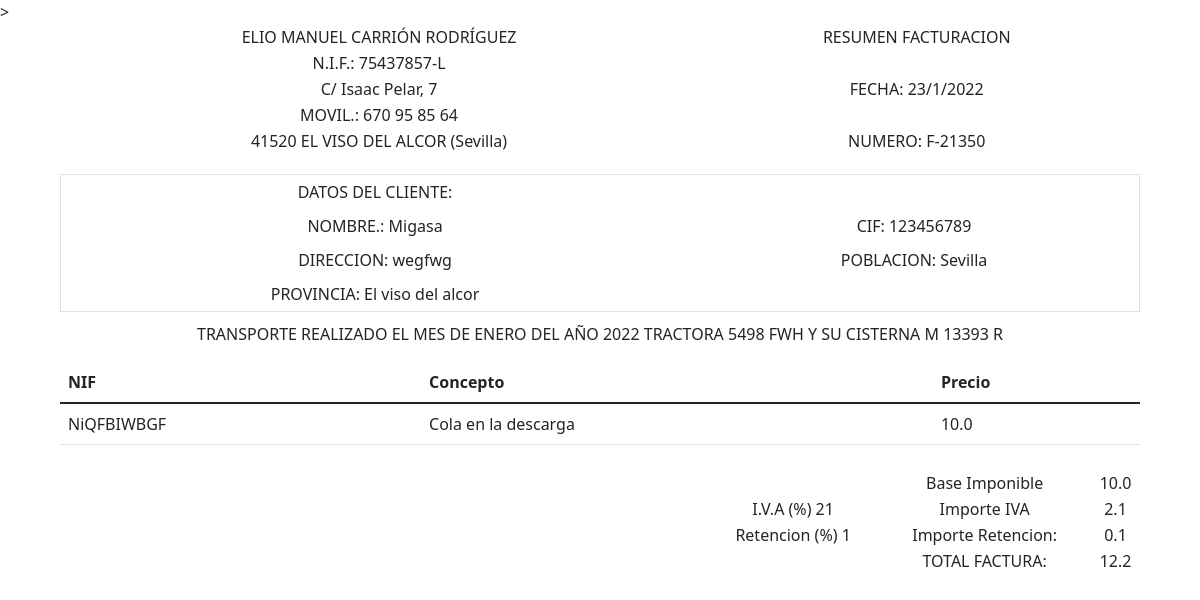
/factura_simple/, run on the app's committed database.
### Factura/models.py (models this page shows, shortened)
class empresa(models.Model):
    nif=models.CharField(max_length=50)
    nombre=models.CharField(max_length=50)
    apellido1=models.CharField(max_length=50)
    apellido2=models.CharField(max_length=50)
    calle=models.CharField(max_length=50)
    movil=models.CharField(max_length=50)
    cp=models.CharField(max_length=50, default='41520')
    localidad=models.CharField(max_length=50, default='EL VISO DEL ALCOR')
    provincia=models.CharField(max_length=50, default='Sevilla')
    matricula=models.CharField(max_length=50)
    matricula_remolque=models.CharField(max_length=50)

class cliente(models.Model):
    cif=models.CharField(max_length=50, primary_key = True)
    nombre=models.CharField(max_length=50)
    direccion=models.CharField(max_length=50)
    provincia=models.CharField(max_length=50)
    poblacion=models.CharField(max_length=50)

class temporal(models.Model):
    empleado=models.CharField(max_length=50)
    cif=models.CharField(max_length=50)
    mes=models.CharField(max_length=50)
    año=models.CharField(max_length=50)
    iva=models.CharField(max_length=50)
    lavado=models.CharField(max_length=50)
    retencion=models.CharField(max_length=50)
    kilosminimos=models.CharField(max_length=50)

class factura_simple(models.Model):
    cif=ForeignKey(cliente, on_delete=models.CASCADE)
    nif=models.CharField(max_length=50)
    concepto=models.TextField(max_length=1000)
    mes=models.CharField(max_length=50, choices=MES)
    año=models.CharField(max_length=50, choices=ANNO)
    precio=models.FloatField(default=0.0)

### Factura/views.py (the view)
# urls.py: path('factura_simple/', view_html_factura_simple, name='factura_simple'),
def view_html_factura_simple(request):
    array_temporales = obtener_datos_temprales()
    _cliente = cliente.objects.all().filter(cif=array_temporales[1])
    _empresa = empresa.objects.all().filter(id=array_temporales[0])
    total = almacenar_total_factura_simple(array_temporales)
    iva = total * (float(array_temporales[4]) / 100)
    retencion = total * (float(array_temporales[6]) / 100)
    precio_total = total + iva + retencion
    _factura_con_precio = factura_simple.objects.all().filter(
        cif=array_temporales[1], mes=array_temporales[2], año=array_temporales[3])
    contexto = {
        'facturas': _factura_con_precio,
        'clientes': _cliente,
        'empresas': _empresa,
        'fecha': obtener_fecha,
        'numero_factura': obtener_numero_factura,
        'mes': array_temporales[2],
        'año': array_temporales[3],
        'cantidad_iva': array_temporales[4],
        'cantidad_retencion': array_temporales[6],
        'total': round(total, 2),
        'iva': round(iva, 2),
        'retencion': round(retencion, 2),
        'precio_total': round(precio_total, 2)
    }
    return render(request, "factura_simple.html", contexto)

### Factura/Funciones/funciones.py (called while the page is built)
def obtener_fecha():
    now = datetime.now()
    dia = str(now.day)
    mes = str(now.month)
    año = str(now.year)
    fecha = dia + "/" + mes + "/" + año
    return str(fecha)

def obtener_numero_factura():
    numero = str()
    for i in [0,1,2,3,4]:
        numero+= str(random.randint(0, 5))
    return "F-" + numero

def obtener_datos_temprales():
    array_temporales = []
    _temporal = temporal.objects.all()
    for campo in _temporal:
        array_temporales.append(campo.empleado)
        array_temporales.append(campo.cif)
        array_temporales.append(campo.mes)
        array_temporales.append(campo.año)
        array_temporales.append(campo.iva)
        array_temporales.append(campo.lavado)
        array_temporales.append(campo.retencion)
        array_temporales.append(campo.kilosminimos)
    if not array_temporales:
        array_temporales = None
        return array_temporales
    else:
        return array_temporales

def almacenar_total_factura_simple(array_temporales):
    _factura = factura_simple.objects.all().filter(cif=array_temporales[1], mes=array_temporales[2], año=array_temporales[3])
    total = 0
    for campo in _factura:
        precio = campo.precio
        total = total + precio
    return float(total)

### Factura/template/factura_simple.html (shortened to what this page needs)
{% load static %}
<!DOCTYPE html>
<html lang="en">
<head>
  <link rel="stylesheet" href="{% static 'css/factura.css' %}" rel="stylesheet">>
  <link href="https://cdn.jsdelivr.net/npm/bootstrap@5.1.3/dist/css/bootstrap.min.css" rel="stylesheet"
>
</head>
<body>
  <div class="contenedor">
    <div class="empresa">
      <table>
        <tbody>
          {% for empresa in empresas %}
          <tr>
            <td>{{empresa.nombre}} {{empresa.apellido1}} {{empresa.apellido2}}</td>
            <td>RESUMEN FACTURACION</td>
            <td></td>
          </tr>
          <tr>
            <td>N.I.F.: {{empresa.nif}}</td>
            <td> </td>
            <td></td>
          </tr>
          <tr>
            <td>C/ {{empresa.calle}}</td>
            <td>FECHA: {{fecha}}</td>
            <td></td>
          </tr>
          <tr>
            <td>MOVIL.: {{empresa.movil}}</td>
            <td></td>
            <td></td>
          </tr>
          <tr>
            <td>{{empresa.cp}} {{empresa.localidad}} ({{empresa.provincia}})</td>
            <td>NUMERO: {{numero_factura}}</td>
            <td></td>
          </tr>
          {% endfor %}
        </tbody>
      </table>
    </div>
    <div class="cliente">
      <table class="border">
        <tbody>
          {% for cliente in clientes %}
          <tr>
            <td class="text-center">DATOS DEL CLIENTE:</td>
            <td class="text-center"></td>
          </tr>
          <tr>
            <td class="text-center">NOMBRE.: {{cliente.nombre}}</td>
            <td class="text-center">CIF: {{cliente.cif}}</td>
          </tr>
          <tr>
            <td class="text-center">DIRECCION: {{cliente.direccion}}</td>
            <td class="text-center">POBLACION: {{cliente.poblacion}}</td>
          </tr>
          <tr>
            <td class="text-center">PROVINCIA: {{cliente.provincia}}</td>
            <td class="text-center"></td>
          </tr>
          {% endfor %}
        </tbody>
      </table>
    </div>
    <div class="camion">
      {% for empresa in empresas %}
      <p class="text-center">TRANSPORTE REALIZADO EL MES DE {{mes}} DEL AÑO {{año}} TRACTORA {{empresa.matricula}} Y SU CISTERNA {{empresa.matricula_remolque}}</p>
      {% endfor %}
    </div>
    <div class="tabla-factura">
      <table class="table">
        <thead>
          <tr>
            <th scope="col">NIF</th>
            <th scope="col">Concepto</th>
            <th scope="col">Precio</th>
          </tr>
        </thead>
        <tbody>
          {% for factura in facturas %}
          <tr>
            <td>{{factura.nif}}</td>
            <td>{{factura.concepto}}</td>
            <td>{{factura.precio}}</td>
          </tr>
          {% endfor %}
        </tbody>
      </table>
    </div>
    <div class="footer">
      <table>
        <tbody>
          <tr>
            <td class="text-center"></td>
            <td class="text-center">Base Imponible</td>
            <td class="text-center">{{total}}</td>
          </tr>
          <tr>
            <td class="text-center">I.V.A (%) {{cantidad_iva}}</td>
            <td class="text-center">Importe IVA</td>
            <td class="text-center">{{iva}}</td>
          </tr>
          <tr>
            <td class="text-center">Retencion (%) {{cantidad_retencion}}</td>
            <td class="text-center">Importe Retencion:</td>
            <td class="text-center">{{retencion}}</td>
          </tr>
          <tr>
            <td class="text-center"></td>
            <td class="text-center">TOTAL FACTURA:</td>
            <td class="text-center">{{precio_total}}</td>
          </tr>
        </tbody>
      </table>
    </div>
  </div>
</body>
</html>

### Factura/static/css/factura.css (style rules this page uses)
body { width: 100%; }
table { width: 100%; }
.contenedor { width: 90%; margin: 0 auto; }
.empresa { text-align: center; margin: 0 auto; margin-bottom: 20px; }
.cliente { margin-top: 5px; width: 100%; margin-bottom: 10px; }
.cliente table { width: 100%; border: 2px solid rgb(0, 0, 0); border-radius: 25px; }
.cliente table td { padding: 5px; }
.tabla-factura td { text-align: left; }
.footer { margin-top: 25px; margin-left: 60%; }
.camion { width: 100%; }
.camion p { width: 100%; }

### data on the page
empresa: nombre "ELIO MANUEL", apellido1 "CARRIÓN", apellido2 "RODRÍGUEZ", nif "75437857-L", calle "Isaac Pelar, 7", fecha "23/1/2022", movil "670 95 85 64", cp "41520", localidad "EL VISO DEL ALCOR", provincia "Sevilla", numero_factura "F-21350", matricula "5498 FWH", matricula_remolque "M 13393 R"
cliente: nombre "Migasa", cif "123456789", direccion "wegfwg", poblacion "Sevilla", provincia "El viso del alcor"
temporal: mes "ENERO", año "2022", iva "21"
factura_simple: nif "NiQFBIWBGF", concepto "Cola en la descarga", precio "10.0"

### other printed values
{{ total }} "10.0"
{{ iva }} "2.1"
{{ cantidad_retencion }} "1"
{{ retencion }} "0.1"
{{ precio_total }} "12.2"
